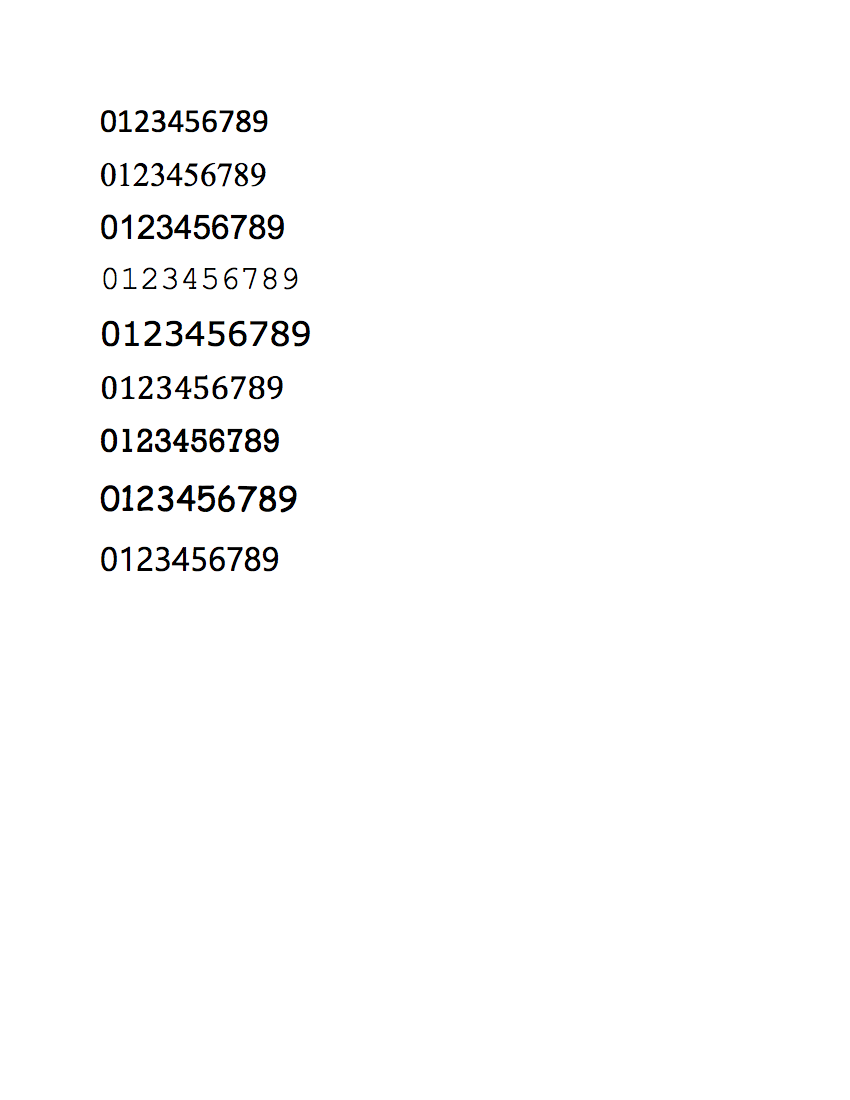
#> input picture images/training/num.png, 850 x 1100 px
$ python ocr.py   (Python 2 division)
#> lines starting #> are read from the running program, lines starting #| are printed output that depends on the picture; after the words box and inside, x2 and y2 are one past the last pixel; in counts of white or black regions, pixels touching at a corner belong together
import cv2
import numpy
import os
import neural_network.neural as neural
import fuzzy_logic.fuzzy as fuzzy
import random
import pickle

def cleardir(dir):
    for file in os.listdir(dir):
        file_path = os.path.join(dir, file)
        try:
            if os.path.isfile(file_path):
                os.unlink(file_path)
        except Exception, e:
            print e


def mkdir(dir):
    if not os.path.exists(dir):
        os.makedirs(dir)


def binarization(image):
    # gaussian blur the image to decrease noise
    blur = cv2.GaussianBlur(image, (3,3), 0)

    # perform otsu's method to create black and white image
    ret, otsu = cv2.threshold(blur, 0, 255, cv2.THRESH_BINARY+cv2.THRESH_OTSU)

    cv2.imwrite('images/debug/blur.png', blur)
    cv2.imwrite('images/debug/otsu.png', otsu)

    #cv2.imshow('gaussian', blur)
    #cv2.imshow('otsu', otsu)
    #cv2.waitKey(0)

    return otsu


def lineSeparation(image):
    rowBlackCount = []
    for i in range(len(image)):
        blackCount = 0
        for j in range(len(image[i])):
            if (image[i][j] == 0):
                blackCount = blackCount + 1
        rowBlackCount.append(blackCount)

    foundLine = False
    lineStart = 0
    whiteLineCount = 0
    lineImages = []
    for i in range(len(rowBlackCount)):
        if foundLine == False:
            if rowBlackCount[i] > 0:
                foundLine = True
                lineStart = i
        else:
            if rowBlackCount[i] == 0:
                if whiteLineCount < 2:
                    whiteLineCount = whiteLineCount + 1
                else:
                    foundLine = False
                    lineEnd = i - 1
                    lineImage = image[lineStart:lineEnd]
                    lineImages.append(lineImage)
                    whiteLineCount = 0

    for i in range(len(lineImages)):
        fileName = 'images/debug/lines/' + str(i) + '.png'
        cv2.imwrite(fileName, lineImages[i])

    return lineImages


def charSeparation(line):
    if len(line) < 1:
        return
    width = len(line[0])

    columnBlackCount = []
    for i in range(width):
        blackCount = 0
        for j in range(len(line)):
            if (line[j][i] == 0):
                blackCount = blackCount + 1
        columnBlackCount.append(blackCount)

    foundChar = False
    charStart = 0
    charImages = []
    for i in range(len(columnBlackCount)):
        if foundChar == False:
            if columnBlackCount[i] > 0:
                foundChar = True
                charStart = i
        else:
            if columnBlackCount[i] == 0:
                foundChar = False
                charEnd = i
                charImage = numpy.zeros((len(line), charEnd - charStart))
                for j in range(len(line)):
                    for k in range(charEnd - charStart):
                        charImage[j][k] = line[j][k + charStart]
                charImages.append(charImage)
    return charImages


def charSeparationFromLines(lines):
    lineCharacters = []
    for i in range(len(lines)):
        charImages = charSeparation(lines[i])
        lineCharacters.append(charImages)
        mkdir('images/debug/characters/' + str(i))
        cleardir('images/debug/characters/' + str(i))
        for j in range(len(charImages)):
            fileName = 'images/debug/characters/' + str(i) + '/' + str(j) + '.png'
            cv2.imwrite(fileName, charImages[j])

    return lineCharacters


def bufferCharImages(chars):
    lineCharImages = []
    for i in range(len(chars)):
        charImages = []
        mkdir('images/debug/bufferedcharacters/' + str(i))
        cleardir('images/debug/bufferedcharacters/' + str(i))
        for j in range(len(chars[i])):
            charImage = numpy.zeros((26, 18))
            for k in range(26):
                for l in range(18):
                    if k < len(chars[i][j]) and l < len(chars[i][j][k]):
                        charImage[k][l] = chars[i][j][k][l]
                    else:
                        charImage[k][l] = 255
            fileName = 'images/debug/bufferedcharacters/' + str(i) + '/' + str(j) + '.png'
            cv2.imwrite(fileName, charImage)
            charImages.append(charImage)
        lineCharImages.append(charImages)
    return lineCharImages

def main():
    # clean up debug images
    mkdir('images/debug/')
    mkdir('images/debug/lines/')
    mkdir('images/debug/characters/')
    mkdir('images/debug/bufferedcharacters/')
    cleardir('images/debug/')
    cleardir('images/debug/lines/')
    cleardir('images/debug/characters/')
    cleardir('images/debug/bufferedcharacters/')

    # read and grey scale image
    image = cv2.imread('images/training/num.png', 0)
#> image: shape (1100, 850); min 0, max 255, mean 251.3
    cv2.imwrite('images/debug/grey.png', image)
    #cv2.imshow('greyscale', grey)
    #cv2.waitKey(0)

    # binarize the image
    binaryImage = binarization(image)
#> in binarization, `ret, otsu = cv2.threshold(blur, 0, 255, cv2.THRESH_BINARY+cv2.THRESH_O..`:
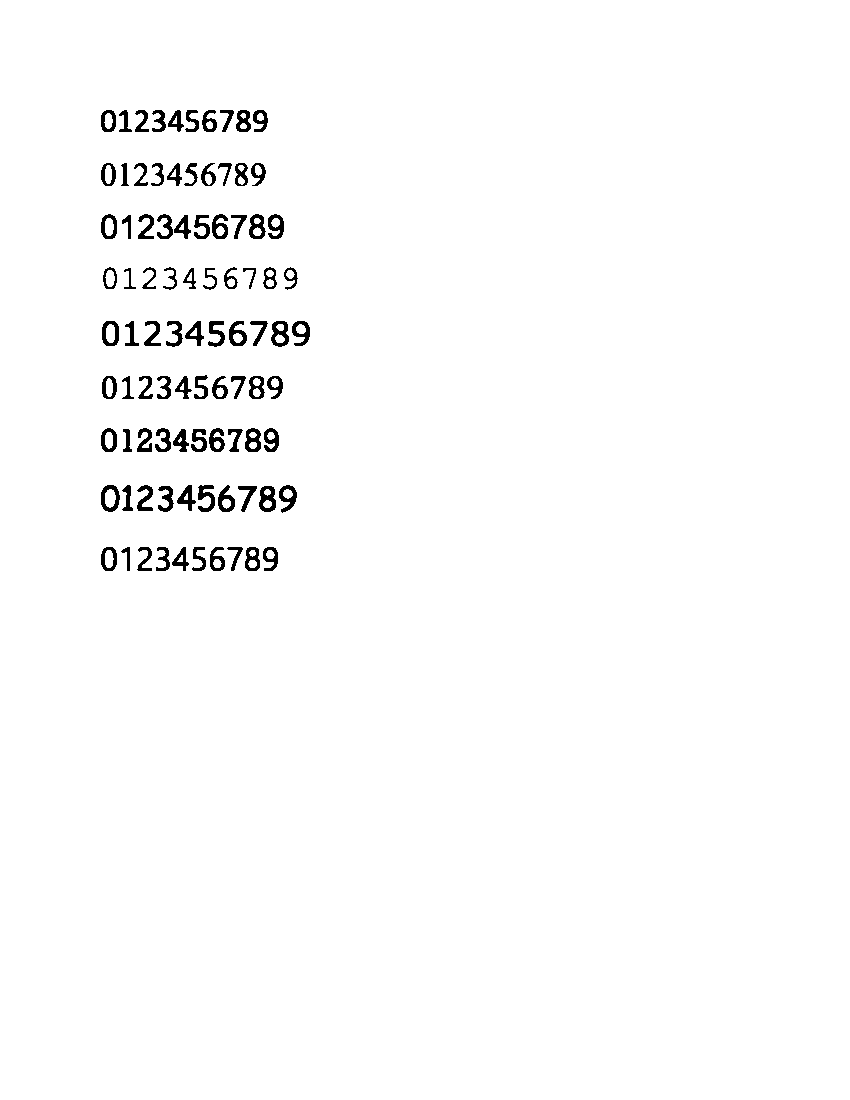
#> otsu: shape (1100, 850); 98.3% white; 90 black regions, largest, box (x1, y1, x2, y2) and area: (259, 486, 276, 512) 277, (271, 321, 289, 347) 270, (198, 485, 215, 512) 258
#> in binarization, `ret, otsu = cv2.threshold(blur, 0, 255, cv2.THRESH_BINARY+cv2.THRESH_O..`: ret = 159

    # process image by skewing it if enough time and needed
    # ????????

    # line separation
    lines = lineSeparation(binaryImage)
#> after the loop in lineSeparation, `for i in range(len(image)):`: rowBlackCount = 1100 values, max 124 at index 323, min 0 at index 0, mean 14.29
#> the loop in lineSeparation, `for i in range(len(rowBlackCount)):` made 1100 passes
#> (foundLine, whiteLineCount) on passes 135, 189, 242, 293, 350, 402, 455, 516, 574: (False, 0), (False, 0), (False, 0), (False, 0), (False, 0), (False, 0), (False, 0), (False, 0), (False, 0)
#> whiteLineCount on passes 133, 134, 187, 188, 240, 241: 1, 2, 1, 2, 1, 2
#> after the loop in lineSeparation, `for i in range(len(rowBlackCount)):`: lineImages = 9 items; lineStart = 547
#> the loop in lineSeparation, `for i in range(len(lineImages)):` made 9 passes
#> fileName on passes 1 to 9: 'images/debug/lines/0.png', 'images/debug/lines/1.png', 'images/debug/lines/2.png', 'images/debug/lines/3.png', 'images/debug/lines/4.png', 'images/debug/lines/5.png', 'images/debug/lines/6.png', 'images/debug/lines/7.png', 'images/debug/lines/8.png'
#> lines = 9 items

    # character separation
    characters = charSeparationFromLines(lines)
#> in charSeparation, `width = len(line[0])`: width = 850
#> after the loop in charSeparation, `for i in range(len(columnBlackCount)):`: charImages = 10 items; charStart = 253
#> in charSeparationFromLines, `charImages = charSeparation(lines[i])`: charImages = 10 items
#> the loop in charSeparationFromLines, `for j in range(len(charImages)):` made 10 passes
#> fileName on passes 1 to 10: 'images/debug/characters/0/0.png', 'images/debug/characters/0/1.png', 'images/debug/characters/0/2.png', 'images/debug/characters/0/3.png', 'images/debug/characters/0/4.png', 'images/debug/characters/0/5.png', 'images/debug/characters/0/6.png', 'images/debug/characters/0/7.png', 'images/debug/characters/0/8.png', 'images/debug/characters/0/9.png'
#> characters = 9 items

    # buffer the image with white space if it is too small
    bufferedCharacters = bufferCharImages(characters)
#> the loop in bufferCharImages, `for j in range(len(chars[i])):` made 10 passes
#> after the loop in bufferCharImages, `for j in range(len(chars[i])):`: charImages = 10 items
#> bufferedCharacters = 9 items

    # create a new neural network
    #newNetwork = neural.Neural(bufferedCharacters)
    #newNetwork.train()

    # dump the neural network
    #with open('MLPWeights', 'wb') as f:
    #    pickle.dump(newNetwork, f)

    # read the previously dumped neural network
#> (the run stopped early here; a loop or call above may not have finished)
